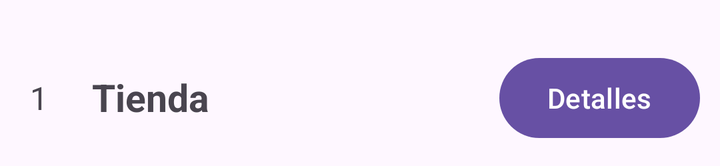
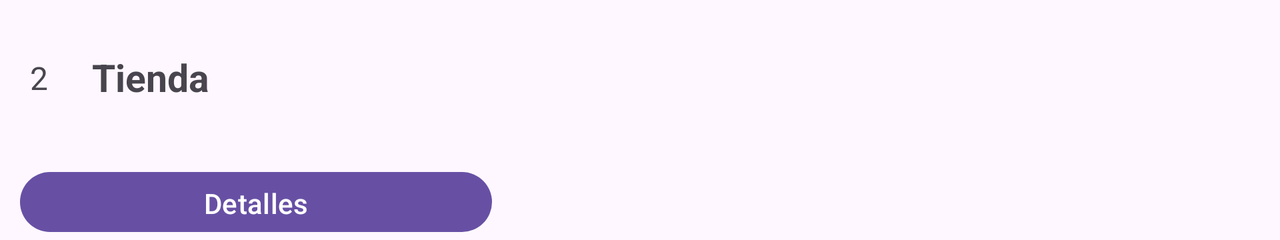

Compare how this app lays out the same screen by default and in its alternative resource folder. The renders come first, then the two layout files and the values they reference.
<!-- AndroidManifest.xml: application theme Theme.ShoesApp -->
<!-- res/layout/shop_list_item.xml -->
<?xml version="1.0" encoding="utf-8"?>
<androidx.constraintlayout.widget.ConstraintLayout xmlns:android="http://schemas.android.com/apk/res/android"
    xmlns:app="http://schemas.android.com/apk/res-auto"
    xmlns:tools="http://schemas.android.com/tools"
    android:layout_width="match_parent"
    android:layout_height="wrap_content"
    android:padding="10dp">

    <Button
        android:id="@+id/button_details_shop"
        android:layout_width="wrap_content"
        android:layout_height="wrap_content"
        android:layout_marginTop="15dp"
        android:text="Detalles"
        app:layout_constraintBottom_toBottomOf="parent"
        app:layout_constraintEnd_toEndOf="parent"
        app:layout_constraintTop_toTopOf="parent"
        app:layout_constraintVertical_bias="0.626" />

    <TextView
        android:id="@+id/shop_item_name"
        android:layout_width="wrap_content"
        android:layout_height="47dp"
        android:layout_marginStart="12dp"
        android:layout_marginTop="15dp"
        android:layout_weight="1"
        android:gravity="center|start"
        android:padding="5dp"
        android:paddingVertical="10dp"
        android:paddingTop="10dp"
        android:text="Tienda"
        android:textAllCaps="false"
        android:textSize="19dp"
        android:textStyle="bold"
        app:layout_constraintStart_toEndOf="@+id/shop_item_id"
        app:layout_constraintTop_toTopOf="parent" />

    <TextView
        android:id="@+id/shop_item_id"
        android:layout_width="wrap_content"
        android:layout_height="wrap_content"
        android:layout_marginTop="23dp"
        android:layout_weight="1"
        android:gravity="center"
        android:padding="5dp"
        android:paddingVertical="10dp"
        android:paddingTop="10dp"
        android:text="1"
        android:textSize="16sp"
        app:layout_constraintStart_toStartOf="parent"
        app:layout_constraintTop_toTopOf="parent" />

</androidx.constraintlayout.widget.ConstraintLayout>
<!-- resources referenced by this layout -->
<resources>
  <style name="Theme.ShoesApp" parent="Base.Theme.ShoesApp" />
  <style name="Base.Theme.ShoesApp" parent="Theme.Material3.DayNight">
          
          
      </style>
</resources>
<!-- res/layout-land/shop_list_item.xml (the repository's variant of the layout above) -->
<!-- drawn on the phone turned sideways -->
<?xml version="1.0" encoding="utf-8"?>
<androidx.constraintlayout.widget.ConstraintLayout xmlns:android="http://schemas.android.com/apk/res/android"
    xmlns:app="http://schemas.android.com/apk/res-auto"
    xmlns:tools="http://schemas.android.com/tools"
    android:layout_width="wrap_content"
    android:layout_height="wrap_content">

    <Button
        android:id="@+id/button_details_shop"
        android:layout_width="236dp"
        android:layout_height="38dp"
        android:layout_marginStart="10dp"
        android:layout_marginTop="20dp"
        android:text="Detalles"
        app:layout_constraintBottom_toBottomOf="parent"
        app:layout_constraintStart_toStartOf="parent"
        app:layout_constraintTop_toBottomOf="@+id/shop_item_model"
        app:layout_constraintVertical_bias="0.21" />

    <TextView
        android:id="@+id/shop_item_model"
        android:layout_width="wrap_content"
        android:layout_height="47dp"
        android:layout_marginStart="12dp"
        android:layout_marginTop="15dp"
        android:layout_weight="1"
        android:gravity="center|start"
        android:padding="5dp"
        android:paddingVertical="10dp"
        android:paddingTop="10dp"
        android:text="Tienda"
        android:textAllCaps="false"
        android:textSize="19dp"
        android:textStyle="bold"
        app:layout_constraintStart_toEndOf="@+id/shop_item_id"
        app:layout_constraintTop_toTopOf="parent" />

    <TextView
        android:id="@+id/shop_item_id"
        android:layout_width="wrap_content"
        android:layout_height="wrap_content"
        android:layout_marginStart="10dp"
        android:layout_marginTop="23dp"
        android:layout_weight="1"
        android:gravity="center"
        android:padding="5dp"
        android:paddingVertical="10dp"
        android:paddingTop="10dp"
        android:text="2"
        android:textSize="16sp"
        app:layout_constraintStart_toStartOf="parent"
        app:layout_constraintTop_toTopOf="parent" />

    <ImageButton
        android:id="@+id/shop_fav_btn"
        android:layout_width="77dp"
        android:layout_height="59dp"
        android:layout_marginStart="40dp"
        android:layout_marginTop="10dp"
        android:backgroundTint="#00FFFFFF"
        android:scaleType="centerCrop"
        app:layout_constraintEnd_toEndOf="parent"
        app:layout_constraintStart_toEndOf="@+id/shop_item_model"
        app:layout_constraintTop_toTopOf="parent"
        />
</androidx.constraintlayout.widget.ConstraintLayout>
